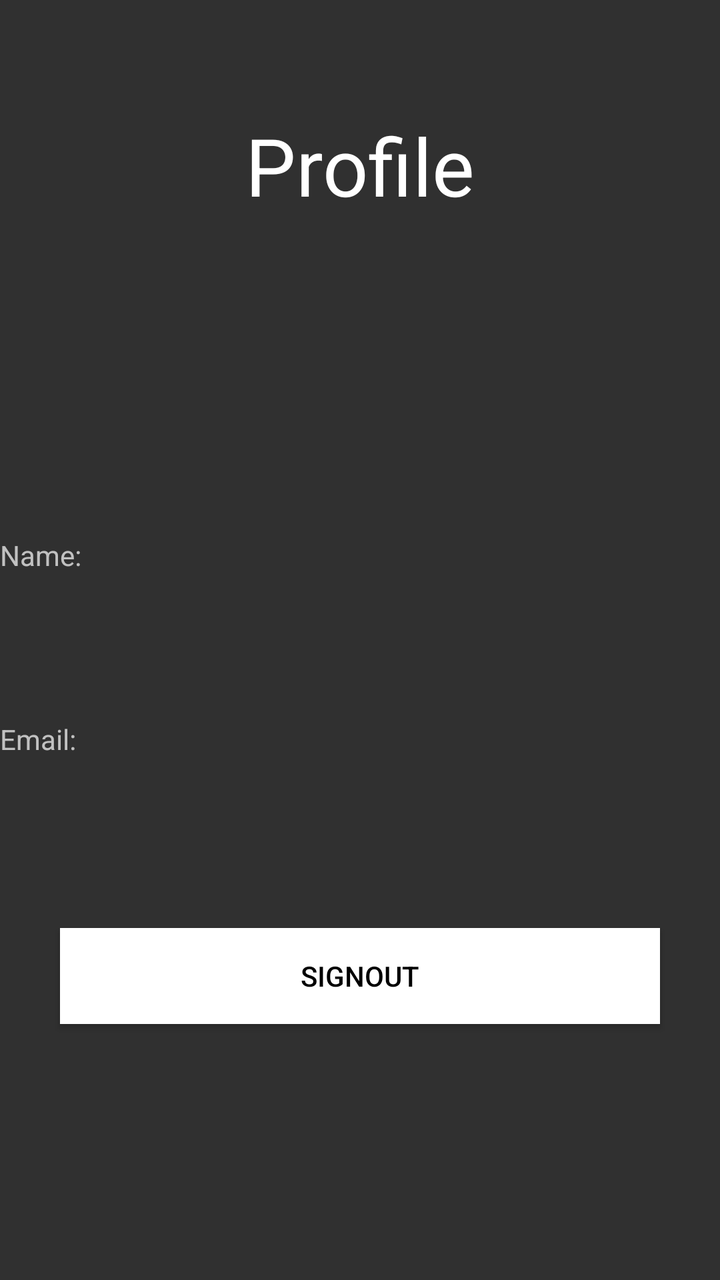
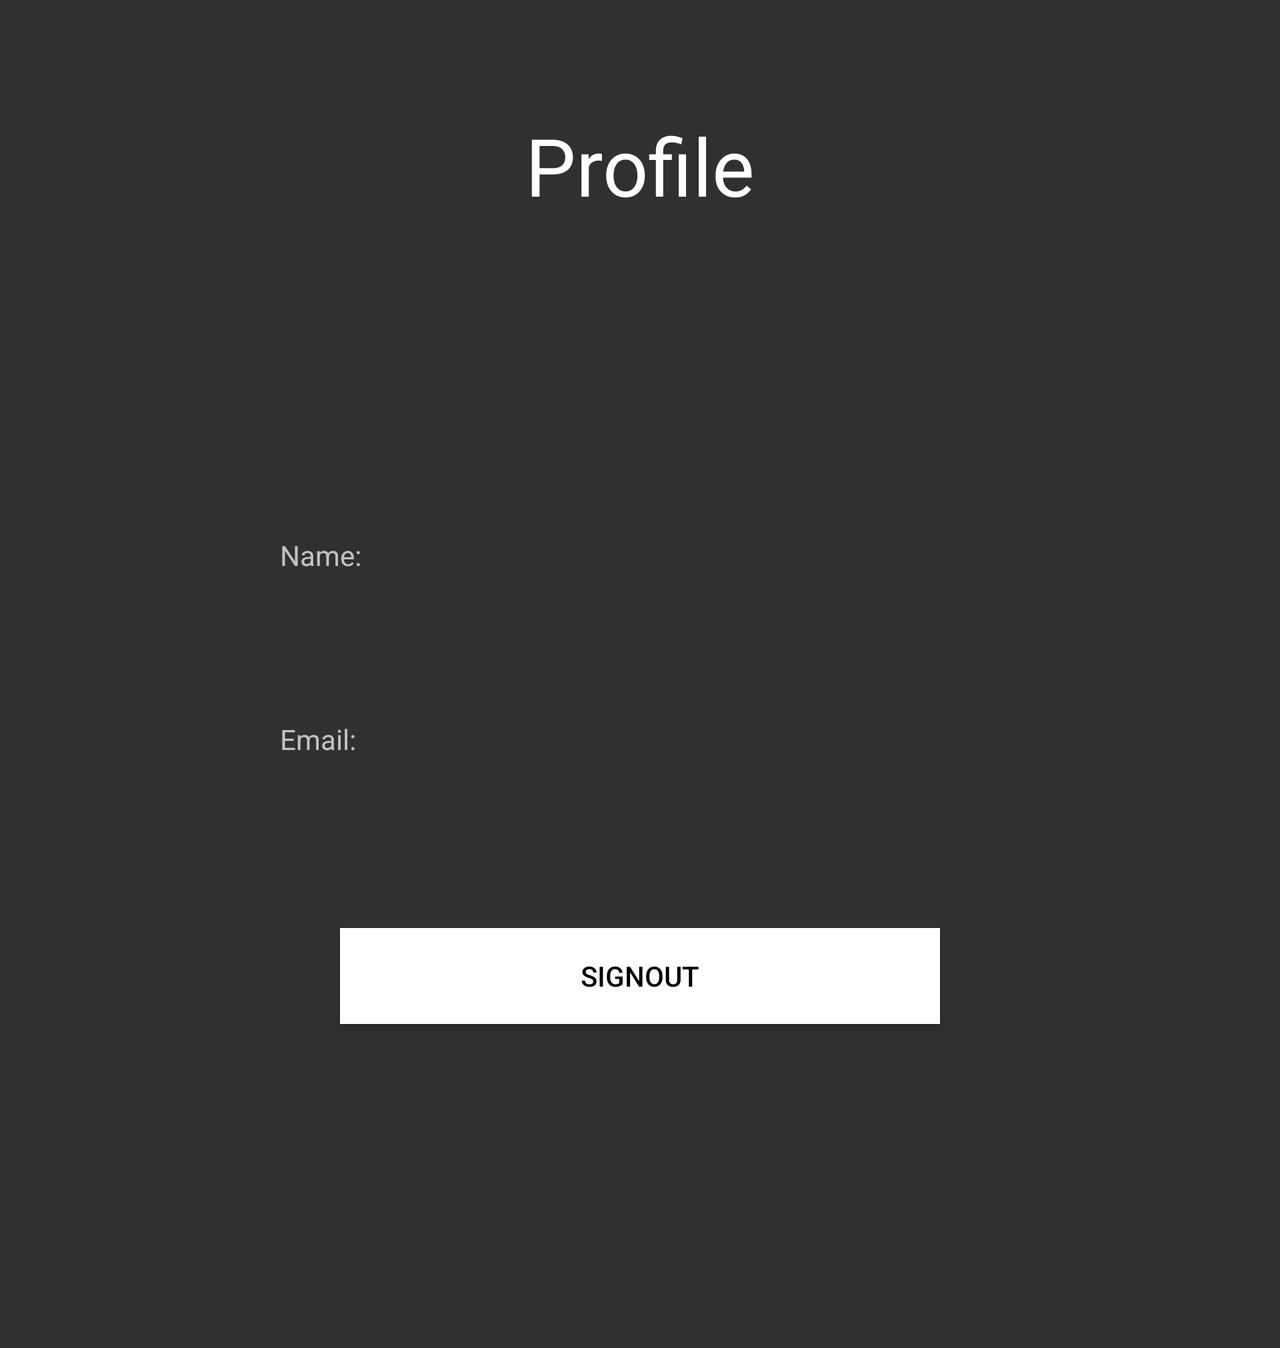

The same Android screen from two of the app's own layout files: first res/layout/ as a phone draws it, then the repository's variant for another configuration, drawn on a device whose configuration selects that folder. Both files follow.
<!-- AndroidManifest.xml: application theme Theme.TraderView -->
<!-- res/layout/fragment_profile.xml -->
<?xml version="1.0" encoding="utf-8"?>
<androidx.constraintlayout.widget.ConstraintLayout xmlns:android="http://schemas.android.com/apk/res/android"
    xmlns:app="http://schemas.android.com/apk/res-auto"
    xmlns:tools="http://schemas.android.com/tools"
    android:layout_width="match_parent"
    android:layout_height="match_parent"
    tools:context=".fragments.profile">


    <TextView
        android:id="@+id/textView6"
        android:layout_width="wrap_content"
        android:layout_height="wrap_content"
        android:layout_marginTop="56dp"
        android:text="Profile"
        android:textColor="@color/white"
        android:textSize="40sp"
        app:layout_constraintEnd_toEndOf="parent"
        app:layout_constraintStart_toStartOf="parent"
        app:layout_constraintTop_toTopOf="parent" />

    <ImageView
        android:layout_width="69dp"
        android:layout_height="71dp"
        android:layout_marginTop="52dp"
        app:layout_constraintEnd_toEndOf="parent"
        app:layout_constraintStart_toStartOf="parent"
        app:layout_constraintTop_toBottomOf="@+id/textView6"
        app:srcCompat="@drawable/ic_baseline_account_circle_24" />

    <RelativeLayout
        android:layout_width="wrap_content"
        android:layout_height="wrap_content"
        android:layout_marginTop="268dp"
        app:layout_constraintEnd_toEndOf="parent"
        app:layout_constraintStart_toStartOf="parent"
        app:layout_constraintTop_toTopOf="parent">


        <TextView
            android:id="@+id/nameheader"
            android:layout_width="wrap_content"
            android:layout_height="wrap_content"

            android:text="Name:"
            android:textSize="14sp"
            app:layout_constraintEnd_toEndOf="parent"
            app:layout_constraintHorizontal_bias="0.13"
            app:layout_constraintStart_toStartOf="parent"
            app:layout_constraintTop_toTopOf="parent" />

        <TextView
            android:id="@+id/nametext"
            android:layout_width="360dp"
            android:layout_height="wrap_content"
            android:layout_below="@+id/nameheader"
            android:text=""
            android:textSize="24sp"
            app:layout_constraintEnd_toEndOf="parent"
            app:layout_constraintHorizontal_bias="0.208"
            app:layout_constraintStart_toStartOf="parent"
            app:layout_constraintTop_toTopOf="parent" />
    </RelativeLayout>

    <RelativeLayout
        android:layout_width="wrap_content"
        android:layout_height="wrap_content"
        android:layout_marginTop="360dp"
        app:layout_constraintEnd_toEndOf="parent"
        app:layout_constraintStart_toStartOf="parent"
        app:layout_constraintTop_toTopOf="parent">


        <TextView
            android:id="@+id/emailheader"
            android:layout_width="wrap_content"
            android:layout_height="wrap_content"

            android:text="Email:"
            android:textSize="14sp"
            app:layout_constraintEnd_toEndOf="parent"
            app:layout_constraintHorizontal_bias="0.13"
            app:layout_constraintStart_toStartOf="parent"
            app:layout_constraintTop_toTopOf="parent" />

        <TextView
            android:id="@+id/emailtext"
            android:layout_width="360dp"
            android:layout_height="wrap_content"
            android:layout_below="@+id/emailheader"
            android:text=""
            android:textSize="24sp"
            app:layout_constraintEnd_toEndOf="parent"
            app:layout_constraintHorizontal_bias="0.208"
            app:layout_constraintStart_toStartOf="parent"
            app:layout_constraintTop_toTopOf="parent" />
    </RelativeLayout>

    <Button
        android:id="@+id/signout"
        android:layout_width="300dp"
        android:layout_height="wrap_content"
        android:background="@color/white"
        android:layout_marginTop="464dp"
        android:text="Signout"
        android:textColor="@color/black"
        app:layout_constraintEnd_toEndOf="parent"
        app:layout_constraintStart_toStartOf="parent"
        app:layout_constraintTop_toTopOf="parent" />

</androidx.constraintlayout.widget.ConstraintLayout>
<!-- resources referenced by this layout -->
<resources>
  <color name="black">#FF000000</color>
  <color name="white">#FFFFFFFF</color>
  <style name="Theme.TraderView" parent="Theme.AppCompat.NoActionBar">
          
          <item name="colorPrimary">@color/teal_700</item>
          <item name="colorPrimaryVariant">@color/teal_700</item>
          <item name="colorOnPrimary">@color/white</item>
          
          <item name="colorSecondary">@color/teal_200</item>
          <item name="colorSecondaryVariant">@color/teal_700</item>
          <item name="colorOnSecondary">@color/black</item>
          
          <item name="android:statusBarColor" tools:targetApi="l">?attr/colorPrimaryVariant</item>
          
      </style>
  <color name="teal_700">#FF018786</color>
  <color name="teal_200">#FF03DAC5</color>
</resources>
<!-- res/layout-land/fragment_profile.xml (the repository's variant of the layout above) -->
<!-- drawn on the phone turned sideways -->
<?xml version="1.0" encoding="utf-8"?>
<ScrollView
    android:layout_width="match_parent"
    android:layout_height="wrap_content"
    xmlns:android="http://schemas.android.com/apk/res/android"
    xmlns:app="http://schemas.android.com/apk/res-auto"
    xmlns:tools="http://schemas.android.com/tools">


<androidx.constraintlayout.widget.ConstraintLayout
    android:layout_width="match_parent"
    android:layout_height="match_parent"
    tools:context=".fragments.profile">


    <TextView
        android:id="@+id/textView6"
        android:layout_width="wrap_content"
        android:layout_height="wrap_content"
        android:layout_marginTop="56dp"
        android:text="Profile"
        android:textColor="@color/white"
        android:textSize="40sp"
        app:layout_constraintEnd_toEndOf="parent"
        app:layout_constraintStart_toStartOf="parent"
        app:layout_constraintTop_toTopOf="parent" />

    <ImageView
        android:layout_width="69dp"
        android:layout_height="71dp"
        android:layout_marginTop="52dp"
        app:layout_constraintEnd_toEndOf="parent"
        app:layout_constraintStart_toStartOf="parent"
        app:layout_constraintTop_toBottomOf="@+id/textView6"
        app:srcCompat="@drawable/ic_baseline_account_circle_24" />

    <RelativeLayout
        android:layout_width="wrap_content"
        android:layout_height="wrap_content"
        android:layout_marginTop="268dp"
        app:layout_constraintEnd_toEndOf="parent"
        app:layout_constraintStart_toStartOf="parent"
        app:layout_constraintTop_toTopOf="parent">


        <TextView
            android:id="@+id/nameheader"
            android:layout_width="wrap_content"
            android:layout_height="wrap_content"

            android:text="Name:"
            android:textSize="14sp"
            app:layout_constraintEnd_toEndOf="parent"
            app:layout_constraintHorizontal_bias="0.13"
            app:layout_constraintStart_toStartOf="parent"
            app:layout_constraintTop_toTopOf="parent" />

        <TextView
            android:id="@+id/nametext"
            android:layout_width="360dp"
            android:layout_height="wrap_content"
            android:layout_below="@+id/nameheader"
            android:text=""
            android:textSize="24sp"
            app:layout_constraintEnd_toEndOf="parent"
            app:layout_constraintHorizontal_bias="0.208"
            app:layout_constraintStart_toStartOf="parent"
            app:layout_constraintTop_toTopOf="parent" />
    </RelativeLayout>

    <RelativeLayout
        android:layout_width="wrap_content"
        android:layout_height="wrap_content"
        android:layout_marginTop="360dp"
        app:layout_constraintEnd_toEndOf="parent"
        app:layout_constraintStart_toStartOf="parent"
        app:layout_constraintTop_toTopOf="parent">


        <TextView
            android:id="@+id/emailheader"
            android:layout_width="wrap_content"
            android:layout_height="wrap_content"

            android:text="Email:"
            android:textSize="14sp"
            app:layout_constraintEnd_toEndOf="parent"
            app:layout_constraintHorizontal_bias="0.13"
            app:layout_constraintStart_toStartOf="parent"
            app:layout_constraintTop_toTopOf="parent" />

        <TextView
            android:id="@+id/emailtext"
            android:layout_width="360dp"
            android:layout_height="wrap_content"
            android:layout_below="@+id/emailheader"
            android:text=""
            android:textSize="24sp"
            app:layout_constraintEnd_toEndOf="parent"
            app:layout_constraintHorizontal_bias="0.208"
            app:layout_constraintStart_toStartOf="parent"
            app:layout_constraintTop_toTopOf="parent" />
    </RelativeLayout>

    <Button
        android:id="@+id/signout"
        android:layout_width="300dp"
        android:layout_height="wrap_content"
        android:background="@color/white"
        android:layout_marginTop="464dp"
        android:text="Signout"
        android:textColor="@color/black"
        app:layout_constraintEnd_toEndOf="parent"
        app:layout_constraintStart_toStartOf="parent"
        app:layout_constraintTop_toTopOf="parent"
        />

    <View
        android:layout_width="0dp"
        android:layout_height="150dp"
        android:layout_marginTop="12dp"
        app:layout_constraintTop_toBottomOf="@id/signout"
        tools:layout_editor_absoluteX="0dp" />

</androidx.constraintlayout.widget.ConstraintLayout>
</ScrollView>
